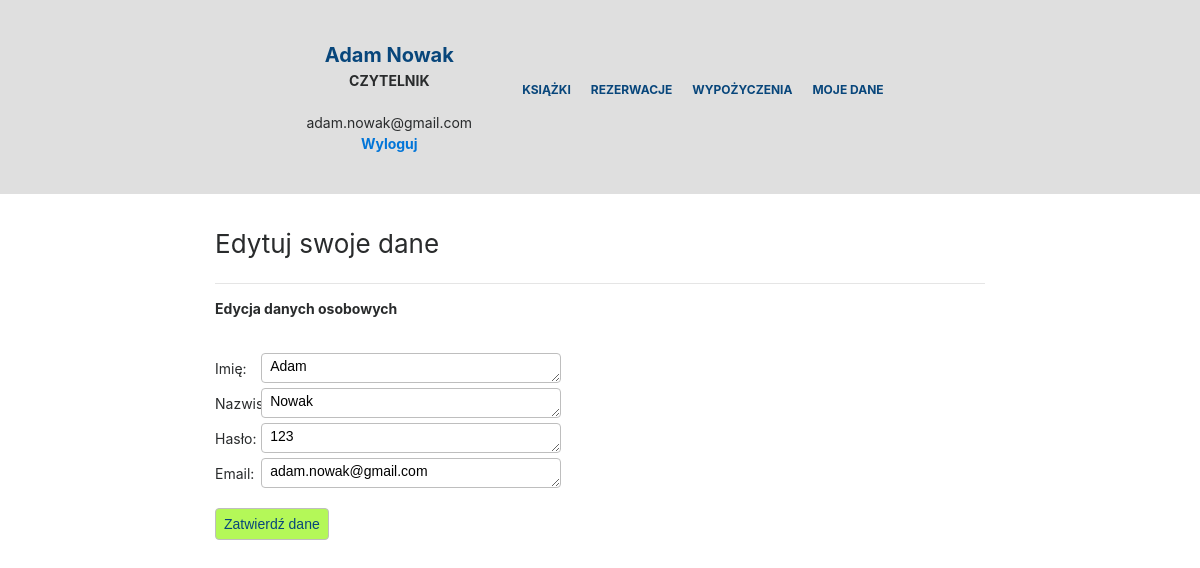
The page /czytelnik/moje-dane.php (signed in) on the database its author committed.
### tables this page shows
CREATE TABLE `uzytkownicy` (
  `id_uzytkownika` int(11) NOT NULL,
  `imie` text NOT NULL,
  `nazwisko` text NOT NULL,
  `data_ur` date NOT NULL,
  `email` text NOT NULL,
  `login` text NOT NULL,
  `haslo` text NOT NULL,
  `telefon` int(11) NOT NULL,
  `id_roli` int(11) NOT NULL
);

### czytelnik/moje-dane.php (the view, shortened to what this page needs)
<?php
require_once "../connect.php";
?>
<!DOCTYPE html>
<html lang="pl_PL">
    <head>
        <link rel="stylesheet" href="../css/style.css">
        <link rel="stylesheet" href="../css/bootstrap.css">
    </head>
    <body>
        <?php
            $connection = mysqli_connect($host, $db_user, $db_password, $db_name);
            mysqli_select_db($connection, "biblioteka");
        ?>
        <div class="dis-flex nav-bar">
            <div>
                <?php
                    echo '<div class="show_logged_user">'.$_SESSION['imie'].' '.$_SESSION['nazwisko'].'</div>';
                    echo '<div class="user_role">';
                        echo "<b>CZYTELNIK</b><br/><br/>";
                        echo $_SESSION['email'];
                    echo '<br/><b><a href="../logout.php">Wyloguj</a></b></div>';
                    $sessionID = $_SESSION['id'];
                ?>
            </div>
            <div>
                <?php include_once('menu.php'); ?>
            </div>
        </div>
        <div class="content">
            <div class="col-md-12" style="padding-top: 30px;">
                <div class="tytul_podstrony">Edytuj swoje dane</div><div class="clear"></div> <hr/>
                <b>Edycja danych osobowych</b><br/><br/>
                <?php
                    $sql1 = "SELECT imie, nazwisko, login, haslo, email FROM uzytkownicy WHERE id_uzytkownika=$sessionID";
                    if ($rezultat1 = @$connection -> query($sql1)) {
                        $row1 = mysqli_fetch_row($rezultat1);
                    }
                ?>
                <form method="post">
                    <div style="padding-top: 18px; width: 6%; float: left;">
                        <p>Imię:</p>
                        <p>Nazwisko:</p>
                        <p>Hasło:</p>
                        <p>Email:</p>
                    </div>
                    <div style="padding-top: 13px; width: 12%; float: left;">
                        <textarea name="i_imie" type="text" style="height: 30px;"><?php echo $row1[0]; ?></textarea> <br/>
                        <textarea name="i_nazwisko" type="text" style="height: 30px;"><?php echo $row1[1]; ?></textarea> <br/>
                        <textarea name="i_haslo" type="password" style="height: 30px;"><?php echo $row1[3]; ?></textarea> <br/>
                        <textarea name="i_email" type="text" style="height: 30px;"><?php echo $row1[4]; ?></textarea> <br/>
                    </div>
                    <br/><br/><br/><br/><br/><br/><br/><br/>
                    <input type="submit" value="Zatwierdź dane" name="zatwierdz" />
                </form>
            </div>
        </div>
    </body>
</html>

### css/style.css (style rules this page uses)
html { font-family: sans-serif; line-height: 1.15; -ms-text-size-adjust: 100%; -webkit-text-size-adjust: 100%; font-size: 14px; }
body { margin: 0; }
button, input, optgroup, select, textarea { font-family: sans-serif; font-size: 100%; line-height: 1.15; margin: 0; }
button, input { overflow: visible; }
button, html [type="button"], [type="reset"], [type="submit"] { -webkit-appearance: button; }
textarea { overflow: auto; }
body { font-family: -apple-system, system-ui, BlinkMacSystemFont, "Segoe UI", Roboto, "Helvetica Neue", Arial, sans-serif; font-size: 1rem; font-weight: normal; line-height: 1.5; color: #292b2c; background-color: #fff; }
p { margin-top: 0; margin-bottom: 1rem; }
a { color: #0275d8; text-decoration: none; }
input, button, select, textarea { line-height: inherit; }
textarea { resize: vertical; }
input[type="text"], input[type="password"], input[type="date"], textarea { height: 32px; -khtml-border-radius: 4px; border-radius: 4px; border: 1px solid #bebebe; background-color: #fff; padding-left: 8px; padding-right: 8px; margin-bottom: 10px; width: 300px; }
textarea { height: 300px; }
input[type="submit"] { height: 32px; -khtml-border-radius: 4px; border-radius: 4px; border: 1px solid #bebebe; padding-left: 8px; padding-right: 8px; background: #b4f858; color: #08467b; }
.user_role { width: 100%; text-align: center; }
.tytul_podstrony { font-size: 26px; float: left; height: 45px; padding-right: 40px; }
.dis-flex { display: flex; align-items: center; justify-content: center; }
.nav-bar { background: rgb(223, 223, 223); padding: 40px 200px 40px 200px; }
.show_logged_user { width: 100%; color: #08467b; font-size: 20px; font-weight: bold; text-align: center; word-wrap: normal; }
.content { padding-left: 200px; padding-right: 200px; }

### rows shown on the page
uzytkownicy: i_imie "Adam", i_nazwisko "Nowak", i_haslo "123", i_email "adam.nowak@gmail.com"

### other values the page prints
$_SESSION['imie'] "Adam"
$_SESSION['nazwisko'] "Nowak"
$_SESSION['email'] "adam.nowak@gmail.com"
